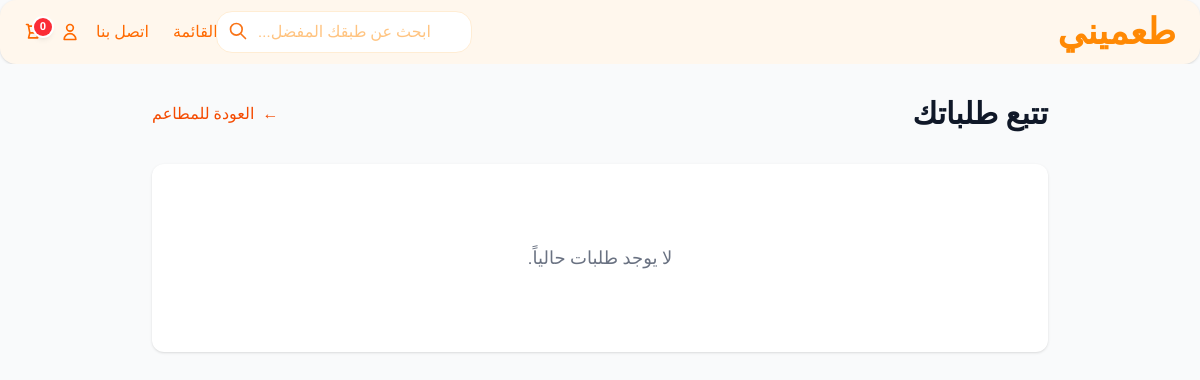
The page /orders/status/ (signed in) on the database as committed earlier.
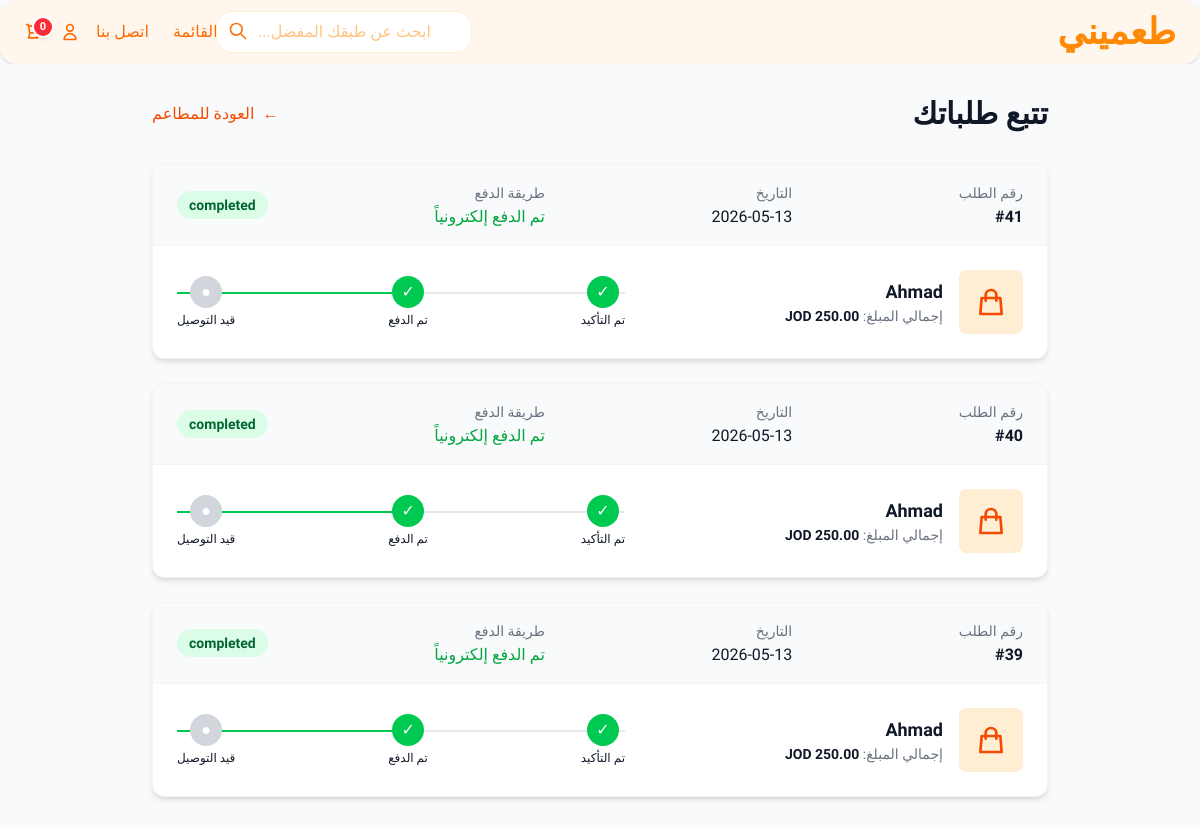
The same page on the database as committed later.
### orders/models.py (models this page shows, shortened)
class Order(models.Model):
    STATUS_CHOICES = [
        ('Pending', 'Pending'),
        ('Confirmed', 'Confirmed'),
        ('Preparing', 'Preparing'),
        ('Out for Delivery', 'Out for Delivery'),
        ('Delivered', 'Delivered'),
        ('In Progress', 'In Progress'),
        ('Completed', 'Completed'),
        ('Cancelled', 'Cancelled'),
    ]
    customer = models.ForeignKey(User, on_delete=models.SET_NULL, related_name='orders', null=True, blank=True)
    restaurant = models.ForeignKey(Restaurant, on_delete=models.CASCADE, related_name='orders')
    delivery_address = models.TextField()
    total_price = models.DecimalField(max_digits=10, decimal_places=2)
    status = models.CharField(max_length=20, choices=STATUS_CHOICES, default='Pending')
    created_at = models.DateTimeField(auto_now_add=True)
    updated_at = models.DateTimeField(auto_now=True)

### restaurants/models.py (models this page shows, shortened)
class Restaurant(models.Model):
    owner = models.ForeignKey(User, on_delete=models.CASCADE, related_name='restaurants', null=True, blank=True)
    name = models.CharField(max_length=255)
    description = models.TextField(blank=True, null=True)
    address = models.TextField(blank=True, null=True)
    logo = models.ImageField(upload_to='restaurant_logos/', blank=True, null=True)
    cover_image = models.ImageField(upload_to='restaurant_covers/', blank=True, null=True)
    phone = models.CharField(max_length=20, blank=True, null=True)
    is_active = models.BooleanField(default=True)
    is_approved = models.BooleanField(default=False, verbose_name="Approved")
    created_at = models.DateTimeField(auto_now_add=True)
    updated_at = models.DateTimeField(auto_now=True)

### orders/views.py (the view)
# urls.py: path('status/', views.order_status, name='order_status'),
def order_status(request):
    if request.user.is_authenticated:
        orders = Order.objects.filter(customer=request.user).order_by('-id')
    else:
        orders = []
    return render(request, 'orders/order_status.html', {'orders': orders})

### orders/context_processor.py (called while the page is built)
def cart_count_processor(request):
    if request.user.is_authenticated:
        order = Order.objects.filter(customer=request.user, status='Pending').first()
        if order:
            count = sum(item.quantity for item in order.items.all())
            return {'global_cart_count': count}
    return {'global_cart_count': 0}

### orders/templates/orders/order_status.html (shortened to what this page needs)
{% extends 'base.html' %}
{% block content %}
<div class="min-h-screen bg-gray-50 py-8 px-4 sm:px-6 lg:px-8">
    <div class="max-w-4xl mx-auto">
        <div class="flex items-center justify-between mb-8">
            <h1 class="text-3xl font-extrabold text-gray-900">تتبع طلباتك</h1>
            <a href="/" class="text-orange-600 hover:text-orange-500 font-medium flex items-center gap-2">
                <span>←</span> العودة للمطاعم
            </a>
        </div>
        <div class="space-y-6">
            {% for order in orders %}
            <div class="bg-white shadow-md rounded-xl border border-gray-100 overflow-hidden">
                <div class="bg-gray-50 px-6 py-4 border-b border-gray-100 flex flex-wrap justify-between items-center gap-4">
                    <div>
                        <span class="text-sm text-gray-500">رقم الطلب</span>
                        <p class="font-bold text-gray-900">#{{ order.id }}</p>
                    </div>
                    <div>
                        <span class="text-sm text-gray-500">التاريخ</span>
                        <p class="font-medium text-gray-900">{{ order.created_at|date:"Y-m-d" }}</p>
                    </div>
                    <div>
                        <span class="text-sm text-gray-500">طريقة الدفع</span>
                        <p class="font-medium text-green-600">تم الدفع إلكترونياً</p>
                    </div>
                    <div>
                        <span class="inline-flex items-center px-3 py-1 rounded-full text-sm font-semibold bg-green-100 text-green-800">
                            {{ order.get_status_display|default:"مكتمل" }}
                        </span>
                    </div>
                </div>
                <div class="p-6 flex flex-col md:flex-row justify-between items-start md:items-center gap-6">
                    <div class="flex items-center gap-4">
                        <div class="w-16 h-16 bg-orange-100 rounded-lg flex items-center justify-center text-orange-600">
                            <svg class="w-8 h-8" fill="none" stroke="currentColor" viewBox="0 0 24 24"><path stroke-linecap="round" stroke-linejoin="round" stroke-width="2" d="M16 11V7a4 4 0 00-8 0v4M5 9h14l1 12H4L5 9z"></path></svg>
                        </div>
                        <div>
                            <h3 class="text-lg font-bold text-gray-900">{{ order.restaurant.name }}</h3>
                            <p class="text-sm text-gray-500">إجمالي المبلغ: <span class="text-gray-900 font-bold">{{ order.total_price }} JOD</span></p>
                        </div>
                    </div>
                    <div class="w-full md:w-auto flex-1 max-w-md">
                        <div class="relative flex justify-between">
                            <div class="flex flex-col items-center">
                                <div class="w-8 h-8 bg-green-500 rounded-full flex items-center justify-center text-white z-10">✓</div>
                                <span class="text-xs mt-1 font-medium">تم التأكيد</span>
                            </div>
                            <div class="flex flex-col items-center">
                                <div class="w-8 h-8 bg-green-500 rounded-full flex items-center justify-center text-white z-10">✓</div>
                                <span class="text-xs mt-1 font-medium">تم الدفع</span>
                            </div>
                            <div class="flex flex-col items-center">
                                <div class="w-8 h-8 {% if order.status == 'Completed' %}bg-green-500{% else %}bg-gray-300 animate-pulse{% endif %} rounded-full flex items-center justify-center text-white z-10">
                                    {% if order.status == 'Completed' %}✓{% else %}●{% endif %}
                                </div>
                                <span class="text-xs mt-1 font-medium">قيد التوصيل</span>
                            </div>
                            <div class="absolute top-4 left-0 {% if order.status == 'Completed' %}w-full{% else %}w-1/2{% endif %} h-0.5 bg-green-500 -z-0 transition-all duration-500"></div>
                        </div>
                    </div>
                </div>
            </div>
            {% empty %}
            <div class="text-center py-20 bg-white rounded-xl shadow">
                <p class="text-gray-500 text-lg">لا يوجد طلبات حالياً.</p>
            </div>
            {% endfor %}
        </div>
    </div>
</div>
{% endblock %}

### tamini/templates/base.html (shortened to what this page needs)
{% load static %}
<!doctype html>
<html dir="rtl" lang="ar">
<head>
    <link rel="stylesheet" href="https://cdnjs.cloudflare.com/ajax/libs/font-awesome/6.5.0/css/all.min.css">
    <link rel="stylesheet" href="https://unpkg.com/leaflet@1.9.4/dist/leaflet.css" />
    <link rel="stylesheet" href="{% static 'css/dist.css' %}">
</head>
<body class="bg-gray-50 text-gray-900">
    {% include 'navbar.html' %}
    <main>
        {% block content %}
        {% endblock content %}
    </main>
</body>
</html>

### tamini/templates/navbar.html (shortened to what this page needs)
{% load static %}
<nav class="bg-orange-50 shadow-md rounded-2xl md:shadow" dir="rtl">
  <div class="max-w-full mx-auto px-4 sm:px-6 lg:px-6">
    <div class="flex justify-between items-center h-16">
      <div class="flex-shrink-0">
        <a href="{% url 'home' %}" class="text-4xl font-bold text-orange-400">طعميني</a>
      </div>
      <div class="hidden md:block absolute start-1/2 transform -translate-x-1/2">
        <form action="{% url 'restaurants:all_menu_items' %}" method="get" class="relative">
          <input type="text" name="q" placeholder="ابحث عن طبقك المفضل..." class="w-64 pr-10 pl-4 py-2 bg-white text-orange-400 rounded-2xl border border-orange-100 focus:outline-none focus:ring-2 focus:ring-orange-400 transition-all">
          <button type="submit" class="absolute left-3 top-2.5">
            <svg class="w-5 h-5" text-orange-400 hover:text-orange-400 transition-colors fill="none" stroke="#f97316" stroke-width="2.5" viewBox="0 0 24 24" xmlns="http://www.w3.org/2000/svg">
              <path stroke-linecap="round" stroke-linejoin="round" stroke-width="2" d="M21 21l-6-6m2-5a7 7 0 11-14 0 7 7 0 0114 0z"></path>
            </svg>
          </button>
        </form>
      </div>
      <div class="flex items-center gap-4">
        <div class="hidden md:flex gap-6">
          <a href="{% url 'home' %}" class="text-orange-500 hover:text-orange-600">الرئيسية</a>
          <a href="{% url 'restaurants:all_menu_items' %}" class="text-orange-500 hover:text-orange-600">القائمة</a>
          <a href="#" class="text-orange-500 hover:text-orange-600">اتصل بنا</a>
        </div>
        <a href="{% url 'accounts:login' %}" class="text-orange-500 hover:text-orange-600 cursor-pointer focus:outline-none">
          <svg class="w-5 h-5" fill="none" stroke="currentColor" viewBox="0 0 24 24">
            <path stroke-linecap="round" stroke-linejoin="round" stroke-width="2" d="M16 7a4 4 0 11-8 0 4 4 0 018 0zM12 14a7 7 0 00-7 7h14a7 7 0 00-7-7z"></path>
          </svg>
        </a>
<div class="relative">
  <a href="{% url 'orders:view_cart' %}" class="mt-3 text-orange-500 hover:text-orange-600 cursor-pointer focus:outline-none">
    <svg class="w-5 h-5" fill="none" stroke="currentColor" viewBox="0 0 24 24">
      <path stroke-linecap="round" stroke-linejoin="round" stroke-width="2" d="M3 3h2l.4 2M7 13h10l4-8H5.4M7 13L5.4 5M7 13l-1.5 6h11l-1.5-6M7 13h10"></path>
    </svg>
  </a>
 <span id="cartCount"
        class="absolute -top-1 -right-2 bg-red-500 text-white text-[11px] font-bold rounded-full min-w-[18px] h-[18px] flex items-center justify-center px-1 shadow-md ring-2 ring-white">
    {{ global_cart_count }}
  </span>
</div>
      </div>
    </div>
  </div>
</nav>

### tamini/templates/base.html (style rules this page uses)
body { font-family: 'Cairo', sans-serif; }
h1, h2, h3 { font-family: 'Lalezar', cursive; }

Rows that differ between the two databases and show on the page:
added Order: id "41", created_at "2026-05-13", status "completed", restaurant.name "Ahmad", total_price "250.00"
added Order: id "40", created_at "2026-05-13", status "completed", restaurant.name "Ahmad", total_price "250.00"
added Order: id "39", created_at "2026-05-13", status "completed", restaurant.name "Ahmad", total_price "250.00"
Other text that changed with them:
text no longer shown: "لا يوجد طلبات حالياً."
